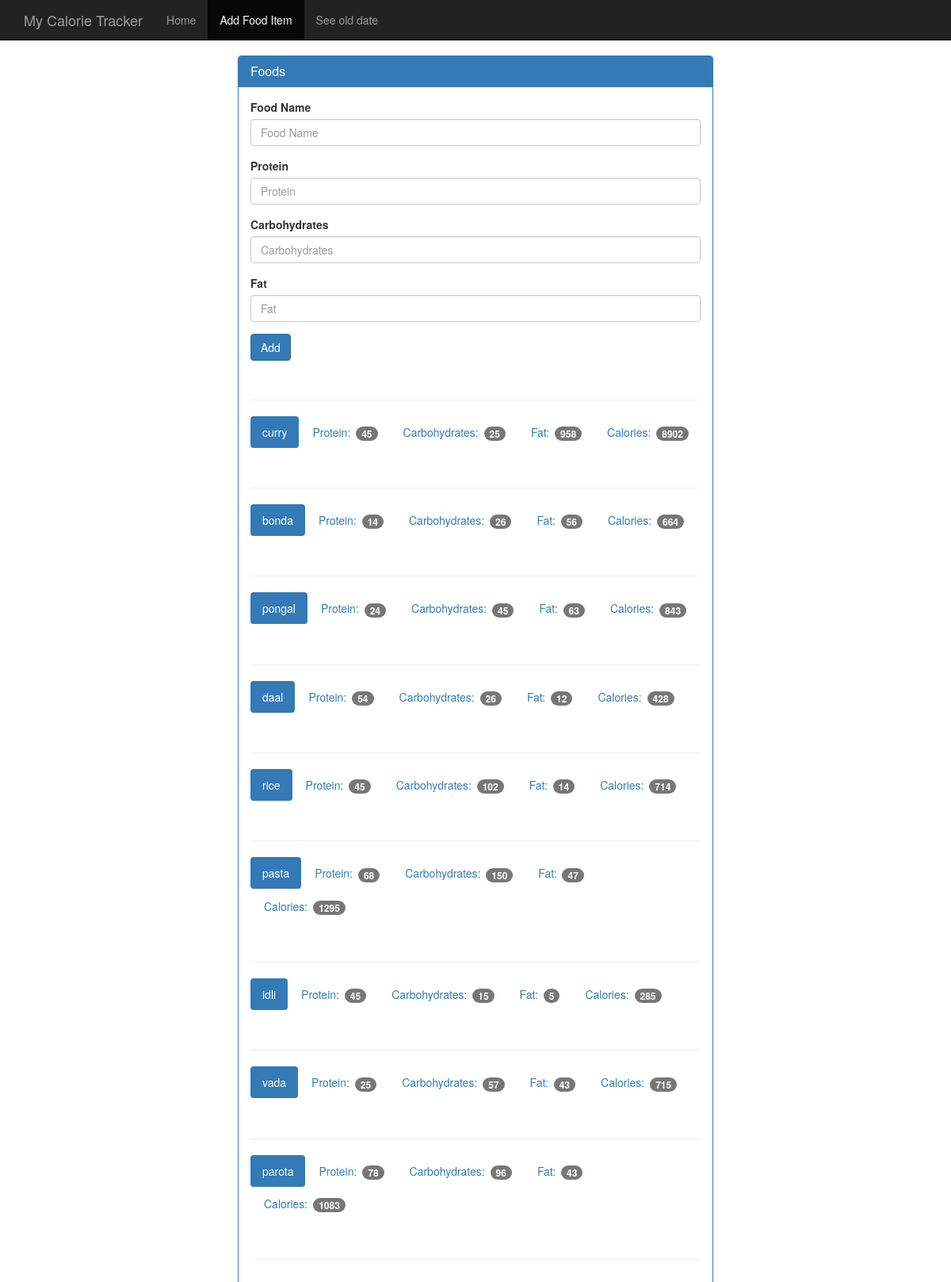
The app's page /food with its own data.
### tables this page shows
CREATE TABLE food (
    id integer primary key autoincrement,
    name text not null,
    protein integer not null,
    carbohydrates integer not null,
    fat integer not null,
    calories integer not null
);

### calorie.py (the view, shortened to what this page needs)
@app.route('/food', methods=['GET', 'POST'])
def food():
    db = get_db()
    cur = db.execute('select name, protein, carbohydrates, fat, calories from food')
    results = cur.fetchall()
    return render_template('add_food.html', results=results)

### calorie.py (called while the page is built)
def connect_db():
    sql = sqlite3.connect('sqlite3/food_log.db')
    sql.row_factory = sqlite3.Row
    return sql

def get_db():
    if not hasattr(g, 'sqlite_db'):
        g.sqlite_db = connect_db()
    return g.sqlite_db

### templates/add_food.html
{% extends "base.html" %}
{% block body %}
    <nav class="navbar navbar-inverse navbar-fixed-top">
      <div class="container">
        <div class="navbar-header">
          <a class="navbar-brand" href="{{ url_for('index') }}">My Calorie Tracker</a>
        </div>
        <div id="navbar" class="navbar-collapse collapse">
          <ul class="nav navbar-nav">
            <li><a href="{{ url_for('index') }}">Home</a></li>
            <li class="active"><a href="{{ url_for('food') }}">Add Food Item</a></li>
            <li><a href="{{ url_for('view_old') }}">See old date</a></li>
          </ul>
        </div>
      </div>
    </nav>
    <div class="container theme-showcase col-sm-6 col-sm-offset-3" role="main">
      <div class="row">
        <div>
          <div class="panel panel-primary">
            <div class="panel-heading">
              <h3 class="panel-title">Foods</h3>
            </div>
            <div class="panel-body">
              <form method="POST" action="{{ url_for('food') }}">
                <div class="form-group">
                  <label for="food-name">Food Name</label>
                  <input type="text" class="form-control" id="food-name" name="food-name" placeholder="Food Name">
                </div>
                <div class="form-group">
                  <label for="protein">Protein</label>
                  <input type="number" class="form-control" id="protein" name="protein" placeholder="Protein">
                </div>
                <div class="form-group">
                  <label for="carbohydrates">Carbohydrates</label>
                  <input type="number" class="form-control" id="carbohydrates" name="carbohydrates" placeholder="Carbohydrates">
                </div>
                <div class="form-group">
                  <label for="fat">Fat</label>
                  <input type="number" class="form-control" id="fat" name="fat" placeholder="Fat">
                </div>
                <button type="submit" class="btn btn-primary">Add</button>
              </form>
              <div class="page-header"></div>
        {% for food in results %}
              <ul class="nav nav-pills" role="tablist">
                <li class="active"><a>{{ food.name }}</a></li>
                <li><a>Protein: <span class="badge">{{ food.protein }}</span></a></li>
                <li><a>Carbohydrates: <span class="badge">{{ food.carbohydrates }}</span></a></li>
                <li><a>Fat: <span class="badge">{{ food.fat }}</span></a></li>
                <li><a>Calories: <span class="badge">{{ food.calories }}</span></a></li>
              </ul>
        <div class="page-header"></div>
        {% endfor %}
          </div>
        </div>
      </div>
    </div>
{% endblock %}

### static/theme.css (style rules this page uses)
body { padding-top: 70px; padding-bottom: 30px; }

### records on screen
food: name "curry", protein "45", carbohydrates "25", fat "958", calories "8902"
food: name "bonda", protein "14", carbohydrates "26", fat "56", calories "664"
food: name "pongal", protein "24", carbohydrates "45", fat "63", calories "843"
food: name "daal", protein "54", carbohydrates "26", fat "12", calories "428"
food: name "rice", protein "45", carbohydrates "102", fat "14", calories "714"
food: name "pasta", protein "68", carbohydrates "150", fat "47", calories "1295"
food: name "idli", protein "45", carbohydrates "15", fat "5", calories "285"
food: name "vada", protein "25", carbohydrates "57", fat "43", calories "715"
food: name "parota", protein "78", carbohydrates "96", fat "43", calories "1083"
